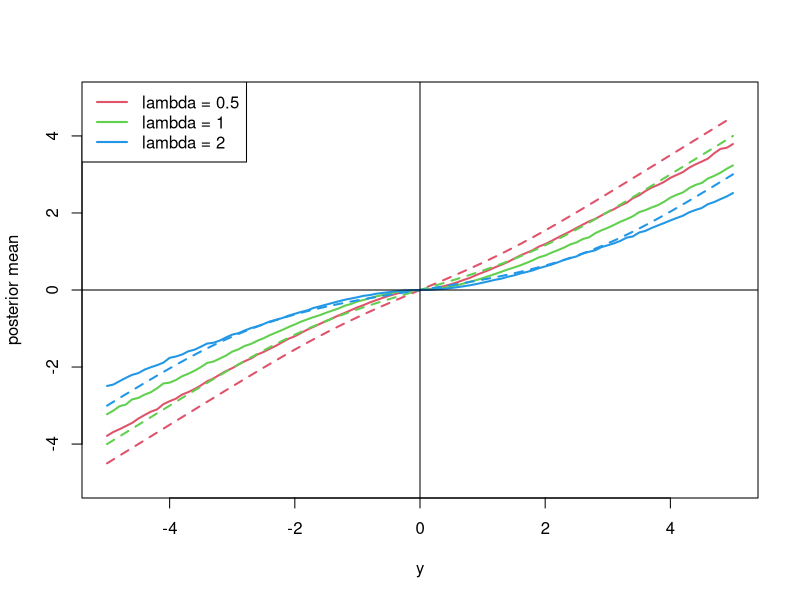

Source code (R):
# Normal Means
# Setting: 1 parameter "theta" and 1 observation "y",
# y = theta + N(0,1)
# theta has a lasso prior

# exact WBB solution
WBB = function(w1,w2,y,lambda) (y - lambda*w2/w1*sign(y))*(lambda*w2/w1<abs(y))

# calculate "posterior mean" by WBB
post.mean = function(y,N,lambda)
{
  w1 = rexp(N)
  w2 = rexp(N)
  bootstrap = NULL 
  
  for(i in 1:N)
  {
    bootstrap[i] = WBB(w1[i],w2[i],y,lambda)
  }
  
  return(mean(bootstrap))
}

# plot posterior mean (WBB) vs. y. The actual posterior mean is 
lambda = c(0.5,1,2)
y = seq(-5,5,0.1)
post = matrix(0,nrow=length(lambda),ncol = length(y))
actual.mode = matrix(0,nrow=length(lambda),ncol = length(y))
actual.mean = matrix(0,nrow=length(lambda),ncol = length(y))

N = 10000 # bootstrap size
for(i in 1:length(lambda))
{
  for(j in 1:length(y)) 
  {
    post[i,j] = post.mean(y[j],N,lambda[i])
    actual.mode[i,j] = WBB(1,1,y[j],lambda[i])
    
    n = integrate(function(x) x*exp(-(y[j]-x)^2/2-lambda[i]*abs(x)), lower = -Inf,upper = Inf)$value
    d = integrate(function(x) exp(-(y[j]-x)^2/2-lambda[i]*abs(x)), lower = -Inf,upper = Inf)$value
    actual.mean[i,j] = n/d
  }
    
}

plot(y,y,"n",ylab="posterior mean")
for(i in 1:length(lambda))
{
  lines(y,post[i,],col=i+1,lwd=2)
  #lines(y,actual.mode[i,],col=i+1,lwd=2,lty=3)
  lines(y,actual.mean[i,],col=i+1,lwd=2,lty=2)
}
abline(h=0)
abline(v=0)
legend("topleft",legend=c("lambda = 0.5","lambda = 1","lambda = 2"),
       lwd=2,col=c(1:length(lambda)+1))

